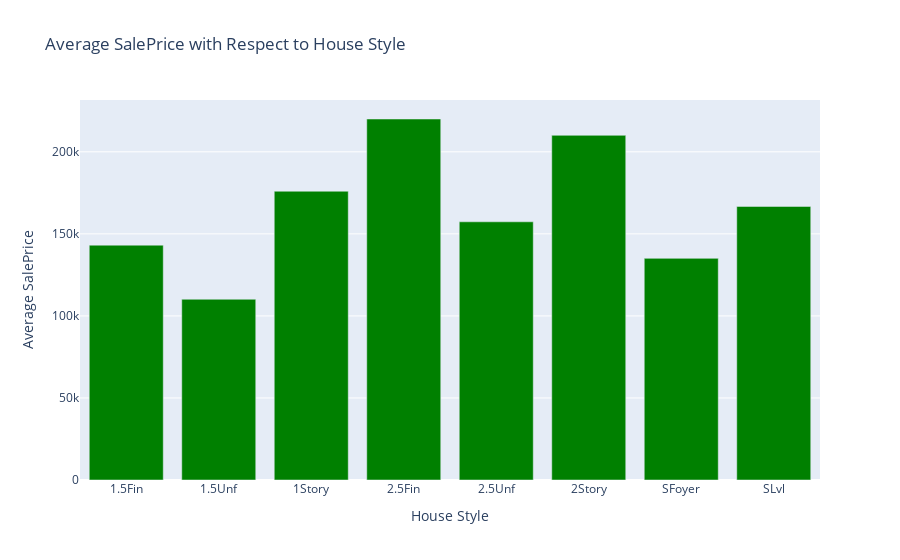

Here is the notebook cell this chart was saved with:
### Code cell
dy=pd.DataFrame(df.groupby('HouseStyle')['SalePrice'].mean().reset_index().values,
                    columns=["HouseStyle","SalePrice"])
fig = go.Figure(layout={'title':"Average SalePrice with Respect to House Style",'xaxis':{'title':"House Style"}
                        ,'yaxis':{'title':"Average SalePrice"}})

# Add traces
fig.add_trace(go.Bar(x=dy.HouseStyle, y=dy.SalePrice,marker=dict(color="green")))
fig.show()

### Figure 1 — Plotly figure (JSON) as saved in the notebook; plotly's stock layout.template omitted (floating-point values rounded to 4 significant figures)
{"data": [{"marker": {"color": "green"}, "type": "bar", "x": ["1.5Fin", "1.5Unf", "1Story", "2.5Fin", "2.5Unf", "2Story", "SFoyer", "SLvl"], "y": [143100.0, 110150, 176000.0, 220000, 157400.0, 210100.0, 135100.0, 166700.0]}], "layout": {"title": {"text": "Average SalePrice with Respect to House Style"}, "xaxis": {"title": {"text": "House Style"}}, "yaxis": {"title": {"text": "Average SalePrice"}}}}
